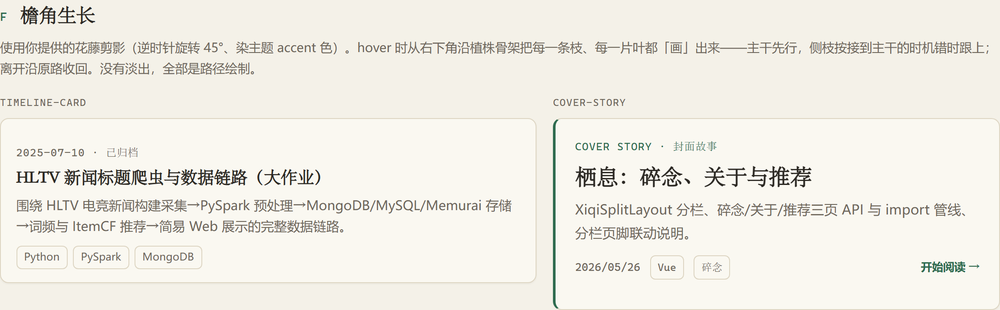
#> input picture designed/hover-options/f-idle.png, 1000 x 310 px, shrunk from 2304 x 714 before the run, found by its file name
$ python find_green.py
#> lines starting #> are read from the running program, lines starting #| are printed output that depends on the picture; after the words box and inside, x2 and y2 are one past the last pixel; in counts of white or black regions, pixels touching at a corner belong together
"""检测 idle 截图里是否还有 accent 绿色像素。"""
from PIL import Image
import numpy as np

img = Image.open(r"e:\Project\GrunRay_wiki\designed\hover-options\f-idle.png").convert("RGB")
#> img is the input picture: PIL image 1000x310 RGB; mean R, G, B 239.5, 237.1, 229.2
a = np.array(img)
print("size", a.shape)
#| size (310, 1000, 3)
# accent #2e6b4f = 46,107,79
r, g, b = a[...,0].astype(int), a[...,1].astype(int), a[...,2].astype(int)
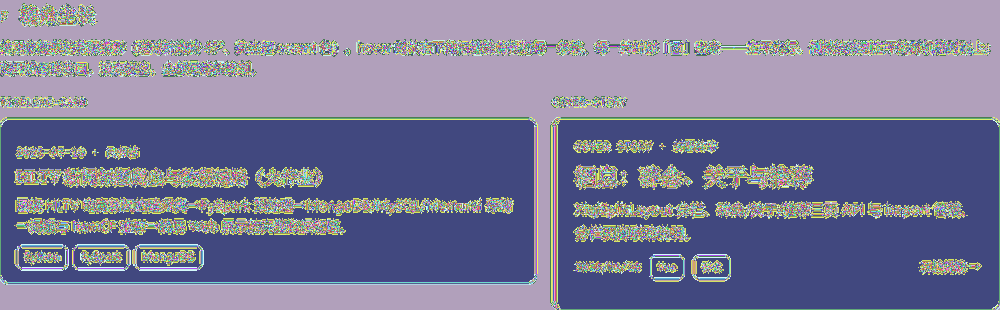
#> r: shape (310, 1000) int64; 249 distinct labels, from 4 to 255; one colour per label, 0 black
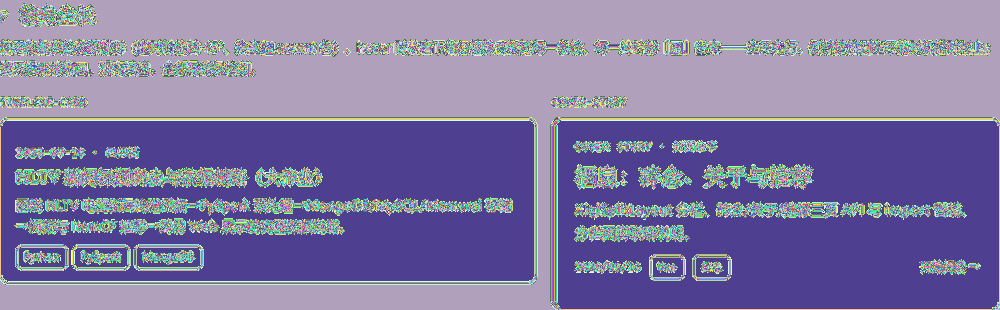
#> g: shape (310, 1000) int64; 254 distinct labels, from 1 to 255; one colour per label, 0 black
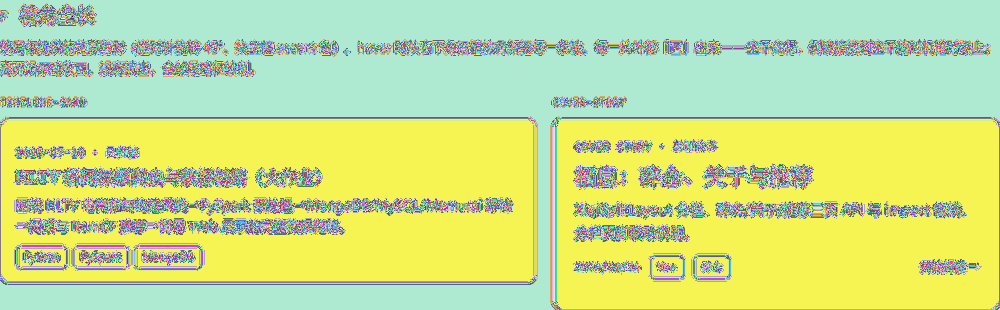
#> b: shape (310, 1000) int64; 255 distinct labels, from 0 to 255; one colour per label, 0 black
# 墨绿：g 明显高于 r 和 b，且不太亮
mask = (g > 70) & (g > r + 20) & (g > b + 15) & (r < 120)
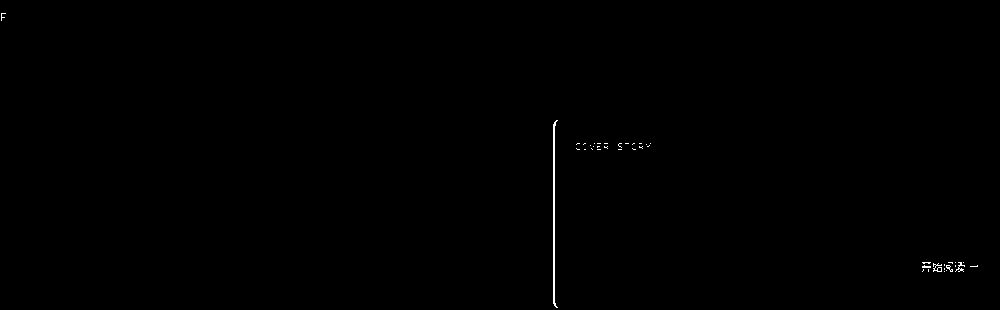
#> mask: shape (310, 1000) bool; 0.2% white in thin lines or dots
print("green-ish px", int(mask.sum()))
#| green-ish px 631
ys, xs = np.where(mask)
#> ys = 631 values from 13 to 307; xs = 631 values, max 977 at index 444, min 1 at index 0, mean 646.7
if len(xs):
    print("bbox", xs.min(), ys.min(), xs.max(), ys.max())
#| bbox 1 13 977 307
    # 标红便于看
    vis = a.copy()
    vis[mask] = (220, 30, 30)
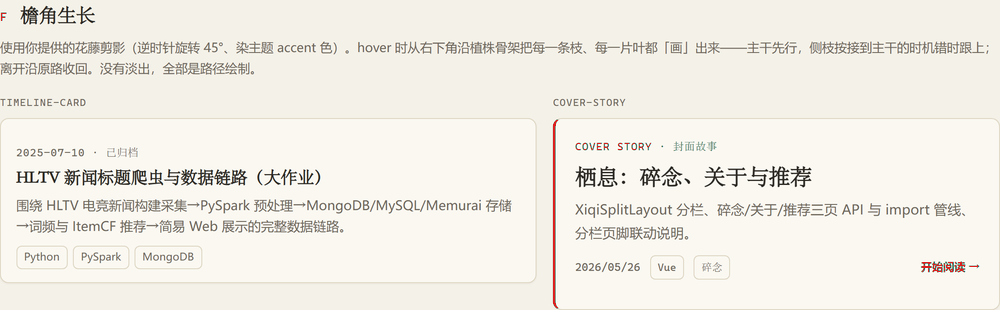
#> vis: shape (310, 1000, 3); 0.2% of pixels changed, all inside (x1, y1, x2, y2) = (1, 13, 978, 308)
    Image.fromarray(vis).save(r"e:\Project\GrunRay_wiki\designed\hover-options\f-idle-green.png")
else:
    print("no green")
